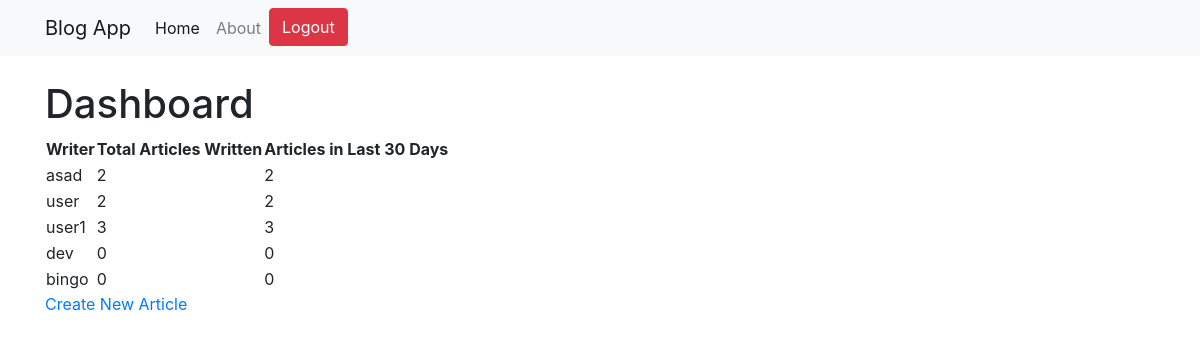
Screenshot of / (signed in) with the database file from the repository.
### blogapp/models.py (models this page shows, shortened)
class Writer(models.Model):
    user = models.OneToOneField(User, on_delete=models.CASCADE)
    is_editor = models.BooleanField(default=False)

### blogapp/views.py (the view)
# urls.py: path('', DashboardView.as_view(), name='dashboard'),
class DashboardView(LoginRequiredMixin, ListView):
    model = Writer
    template_name = 'dashboard.html'
    context_object_name = 'writers'
    def get_queryset(self):
        return Writer.objects.annotate(
            total_articles=Count('articles_written'),
            last_30_articles=Count('articles_written', filter=Q(articles_written__created_at__gte=timezone.now() - timezone.timedelta(days=30)))
        )

### templates/dashboard.html (shortened to what this page needs)
{% include "base/base.html" %}
{% block content  %}
<div class="container">
<h1>Dashboard</h1>
<table>
    <thead>
        <tr>
            <th>Writer</th>
            <th>Total Articles Written</th>
            <th>Articles in Last 30 Days</th>
        </tr>
    </thead>
    <tbody>
        {% for writer in writers %}
        <tr>
            <td>{{ writer.user.username }}</td>
            <td>{{ writer.total_articles }}</td>
            <td>{{ writer.last_30_articles }}</td>
        </tr>
        {% endfor %}
    </tbody>
</table>
<a href="{% url 'create_article' %}">Create New Article</a>
</div>
{% endblock content  %}

### templates/base/base.html (shortened to what this page needs)
<!DOCTYPE html>
<html lang="en">
{% include "base/header.html" %}
<body>
<nav class="navbar navbar-expand-lg navbar-light bg-light fixed-top">
    <div class="container">
        <a class="navbar-brand" href="{% url 'dashboard' %}">Blog App</a>
        <div class="collapse navbar-collapse" id="navbarNav">
            <ul class="navbar-nav">
                <li class="nav-item active">
                    <a class="nav-link" href="{% url 'dashboard' %}">Home</a>
                </li>
                <li class="nav-item">
                    <a class="nav-link" href="#">About</a>
                </li>
                <li class="nav-item mr-4">
                    <form action="{% url 'logout' %}" method="post" style="display:inline;">
                        <button class="btn btn-danger" type="submit">Logout</button>
                    </form>
                </li>
            </ul>
        </div>
    </div>
</nav>
</body>
</html>

### templates/base/header.html (shortened to what this page needs)
<head>
    <link href="https://maxcdn.bootstrapcdn.com/bootstrap/4.5.2/css/bootstrap.min.css" rel="stylesheet">
    <link href="https://maxcdn.bootstrapcdn.com/bootstrap/4.5.2/css/bootstrap-theme.min.css" rel="stylesheet">
</head>

### templates/base/header.html (style rules this page uses)
body { padding-top: 56px; }

### rows the page displays
Writer: user.username "asad", total_articles "2", last_30_articles "2"
Writer: user.username "user", total_articles "2", last_30_articles "2"
Writer: user.username "user1", total_articles "3", last_30_articles "3"
Writer: user.username "dev", total_articles "0", last_30_articles "0"
Writer: user.username "bingo", total_articles "0", last_30_articles "0"
